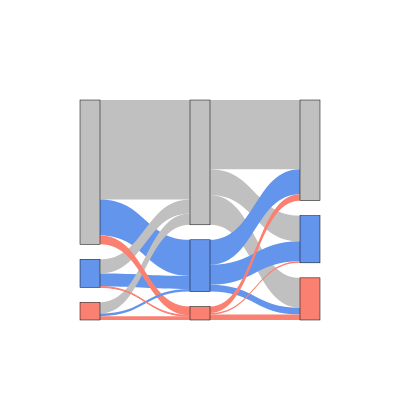

Notebook code for this chart:
### Markdown cell above
-  Make a sankey plot
- HaCaT <- MCF10A p53KO -> SCC25 order

### Code cell
#this is with all three
#MCF10A p53KO in the center
import plotly.graph_objects as go
import plotly.express as px
import plotly
from plotly.graph_objs import *

fig=go.Figure(data=[go.Sankey(
    node = dict(pad = 15,thickness = 20,line = dict(color = "black", width = 0.5),
    color = ['silver','cornflowerblue','salmon','silver','cornflowerblue','salmon','cornflowerblue','salmon','silver']),
    link = dict(
      source = sankey_tbl_ko_scc.source.tolist() + sankey_tbl_ko_hac.source.tolist(), # indices correspond to labels, eg A1, A2, A1, B1, ...
      target = sankey_tbl_ko_scc.target.tolist() + sankey_tbl_ko_hac.target.tolist(),
      value = sankey_tbl_ko_scc['count'].tolist() + sankey_tbl_ko_hac['count'].tolist(),
	  color = sankey_tbl_ko_scc.color.tolist() + sankey_tbl_ko_hac.color.tolist())
)],
	layout = Layout(paper_bgcolor='rgba(0,0,0,0)', plot_bgcolor='rgba(0,0,0,0)'))
fig.update_layout(autosize=False,width=400,height=400)
fig.show()
fig.write_image(os.path.join(fig_out_path,"5C.pdf"))

### Figure 1 — Plotly figure (JSON) as saved in the notebook; plotly's stock layout.template omitted (floating-point values rounded to 4 significant figures)
{"data": [{"link": {"color": ["silver", "silver", "silver", "cornflowerblue", "cornflowerblue", "cornflowerblue", "salmon", "salmon", "salmon", "silver", "cornflowerblue", "silver", "cornflowerblue", "silver", "salmon", "salmon", "cornflowerblue", "salmon"], "source": [0, 0, 0, 1, 1, 1, 2, 2, 2, 8, 8, 6, 6, 7, 8, 7, 7, 6], "target": [3, 5, 4, 3, 4, 5, 3, 5, 4, 0, 1, 0, 1, 0, 2, 2, 1, 2], "value": [3532, 1526, 1311, 1277, 1015, 351, 329, 275, 81, 5073, 1845, 723, 666, 573, 450, 194, 132, 41]}, "node": {"color": ["silver", "cornflowerblue", "salmon", "silver", "cornflowerblue", "salmon", "cornflowerblue", "salmon", "silver"], "line": {"color": "black", "width": 0.5}, "pad": 15, "thickness": 20}, "type": "sankey"}], "layout": {"autosize": false, "height": 400, "paper_bgcolor": "rgba(0,0,0,0)", "plot_bgcolor": "rgba(0,0,0,0)", "width": 400}}
